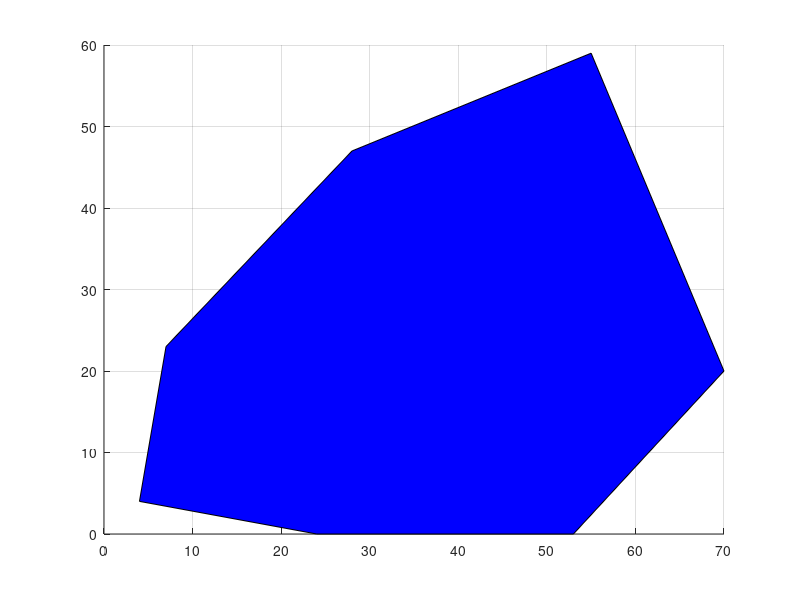

Write the MATLAB code that produced this figure. (Note: this script raises an error after producing the figure.)
function Display50
X = [55,4,28,53,24,70,29,28,29,7,8,39,13,27,0,25,12,14,26,12,50,43,41,64,61,64,63,63,49,39,74,29,85,15,37,65,61,86,0,36,63,63,65,63,63,63,63,63,65,66,65,63,62,63,63,65,63,42,63,63,18,18,18,64,12,27,26,21,18,63]
Y = [59,4,45,0,0,20,44,47,0,23,42,30,28,37,57,45,26,28,45,26,108,96,92,88,95,101,100,100,97,94,110,79,65,113,101,99,119,96,90,106,100,100,110,100,100,100,100,100,102,108,110,100,100,100,100,111,100,103,100,100,55,55,55,100,58,46,45,52,55,100]
c=zeros(70, 3)
for j=1:10,
    c(j, 1) = 0;
    c(j, 2) = 0;
    c(j, 3) = 1;
end
for j=11:20,
   c(j, 1) = 1;
  c(j, 2) = 0;
    c(j, 3) = 0;
end
for j=21:30,
    c(j, 1) = 0;
    c(j, 2) = 1;
    c(j, 3) = 0;
end
for j=31:40,
    c(j, 1) = 0;
    c(j, 2) = 0;
    c(j, 3) = 0;
end
for j=41:70,
    c(j, 1) = 1;
    c(j, 2) = 0;
    c(j, 3) = 1;
end
pointX0 = [24.0,53.0,70.0,55.0,28.0,7.0,4.0]
pointY0 = [0.0,0.0,20.0,59.0,47.0,23.0,4.0]
pointX1 = [12.0,39.0,26.0,0.0]
pointY1 = [26.0,30.0,45.0,57.0]
pointX2 = [64.0,64.0,50.0,39.0,41.0]
pointY2 = [88.0,101.0,108.0,94.0,92.0]
pointX3 = [85.0,86.0,74.0,61.0,15.0,0.0,29.0]
pointY3 = [65.0,96.0,110.0,119.0,113.0,90.0,79.0]
figure
grid on
hold on
fill( pointX0, pointY0, 'b')
alpha(0.3)
hold on
fill(pointX1, pointY1, 'r')
alpha(0.3)
hold on
fill(pointX2, pointY2, 'g')
alpha(0.3)
hold on
fill(pointX3, pointY3, 'black')
alpha(0.3)
h = scatter(X,Y, 70, c);
end
